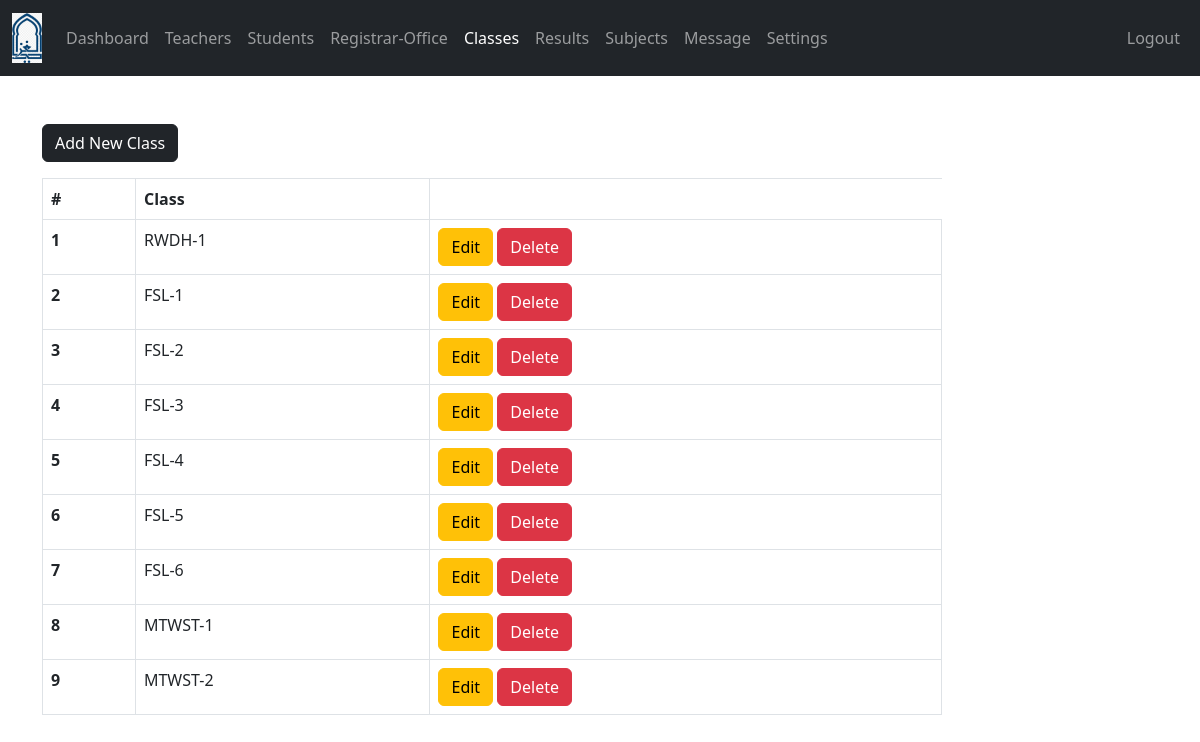
The app's page /admin/grade.php (signed in) with its own data.
### tables this page shows
CREATE TABLE `grades` (
  `grade_id` int(11) NOT NULL,
  `grade` varchar(31) NOT NULL,
  `grade_code` varchar(7) NOT NULL
);

### admin/data/grade.php (called while the page is built, shortened)
<?php
function getAllGrades($conn){
   $sql = "SELECT * FROM grades";
   $stmt = $conn->prepare($sql);
   $stmt->execute();
   if ($stmt->rowCount() >= 1) {
     $grades = $stmt->fetchAll();
     return $grades;
   }else {
    return 0;
   }
}

### admin/grade.php (the view, shortened to what this page needs)
<?php
if (isset($_SESSION['admin_id']) &&
    isset($_SESSION['role'])) {
    if ($_SESSION['role'] == 'Admin') {
       include "../DB_connection.php";
       include "data/grade.php";
       $grades = getAllGrades($conn);
 ?>
<!DOCTYPE html>
<html lang="en">
<head>
	<link rel="stylesheet" href="https://cdn.jsdelivr.net/npm/bootstrap@5.2.0/dist/css/bootstrap.min.css">
	<link rel="stylesheet" href="../css/style.css">
  <link rel="stylesheet" href="https://cdnjs.cloudflare.com/ajax/libs/font-awesome/4.7.0/css/font-awesome.min.css">
</head>
<body>
    <?php
        include "inc/navbar.php";
        if ($grades != 0) {
     ?>
     <div class="container mt-5">
        <a href="grade-add.php"
           class="btn btn-dark">Add New Class</a>
           <div class="table-responsive">
              <table class="table table-bordered mt-3 n-table">
                <thead>
                  <tr>
                    <th scope="col">#</th>
                    <th scope="col">Class</th>
                  </tr>
                </thead>
                <tbody>
                  <?php $i = 0; foreach ($grades as $grade ) {
                    $i++;  ?>
                  <tr>
                    <th scope="row"><?=$i?></th>
                    <td>
                      <?php
                          echo $grade['grade_code'].'-'.
                                     $grade['grade'];
                       ?>
                    </td>
                    <td>
                        <a href="grade-edit.php?grade_id=<?=$grade['grade_id']?>"
                          class="btn btn-warning">Edit</a>
                        <a href="#" onclick="confirmDelete(<?=$grade['grade_id']?>)"
                          class="btn btn-danger">Delete</a>
                    </td>
                  </tr>
                <?php } ?>
                </tbody>
              </table>
           </div>
         <?php } ?>
     </div>
</body>
</html>
<?php
  }else {
    header("Location: ../login.php");
    exit;
  }
}else {
	header("Location: ../login.php");
	exit;
}
?>

### css/style.css (style rules this page uses)
.n-table { max-width: 900px; }

### records on screen
grades: grade_code "RWDH", grade "1"
grades: grade_code "FSL", grade "1"
grades: grade_code "FSL", grade "2"
grades: grade_code "FSL", grade "3"
grades: grade_code "FSL", grade "4"
grades: grade_code "FSL", grade "5"
grades: grade_code "FSL", grade "6"
grades: grade_code "MTWST", grade "1"
grades: grade_code "MTWST", grade "2"
